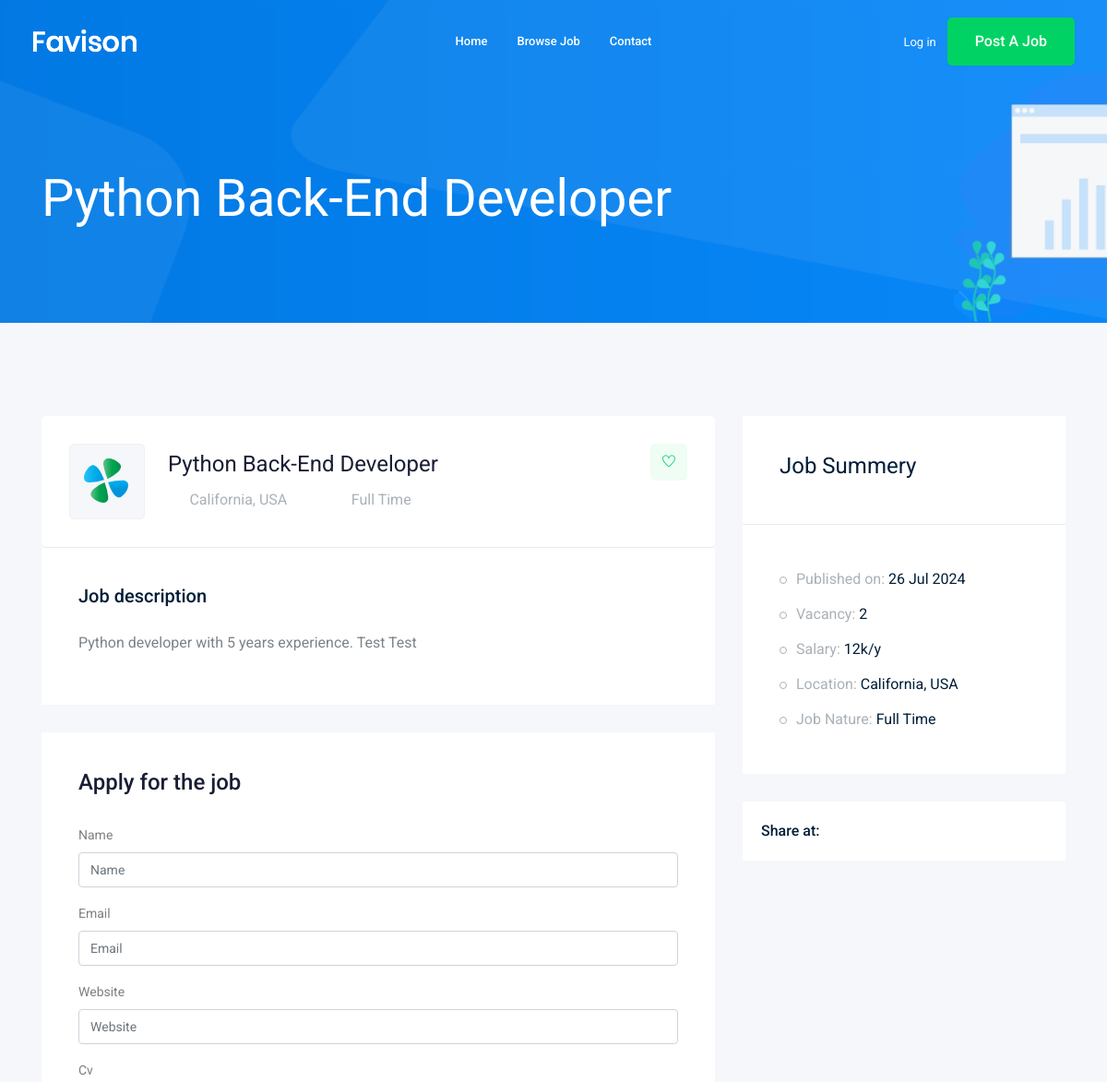
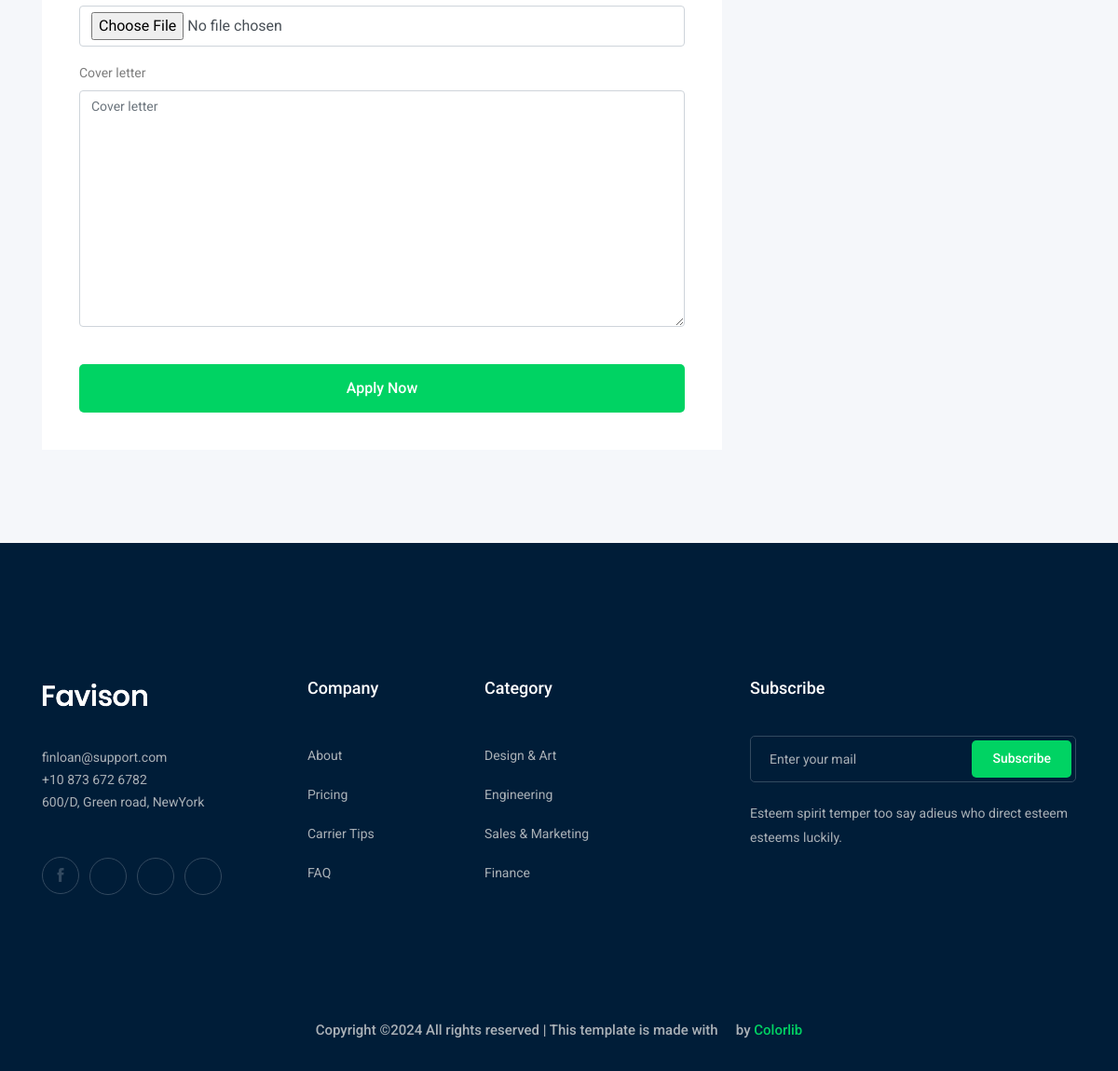
The app's page /jobs/python-back-end-developer with its own data (2 pictures, top to bottom).
### job/models.py (models this page shows, shortened)
class Job(models.Model): # Table
  owner = models.ForeignKey(User, related_name='job_owner', on_delete=models.CASCADE)
  title = models.CharField(max_length=100)  # The title of the job posting
  job_type = models.CharField(max_length=15, choices=JOB_TYPE)  # Full Time or Part Time
  description = models.TextField(max_length=1000)  # Detailed job description
  published_at = models.DateTimeField(auto_now=True)  # Automatically set when the job is created/updated
  vacancy = models.IntegerField(default=1)  # Number of open positions, default is 1
  salary = models.IntegerField(default=0)  # Annual salary in USD, 0 means 'not specified'
  experience = models.IntegerField(default=1)  # Required years of experience
  category = models.ForeignKey('Category', on_delete=models.CASCADE)
  image = models.ImageField(upload_to=image_upload)
  slug = models.SlugField(blank=True, null=True, unique=True)
  def __str__(self) -> str:
    return self.title

### job/views.py (the view)
# urls.py: path('<str:slug>', views.job_detail, name='job_detail'), #return the job with its id
def job_detail(request, slug):
    job_detail = Job.objects.get(slug=slug)
    if request.method == 'POST':
        form = ApplyForm(request.POST, request.FILES)
        if form.is_valid():
            my_form = form.save(commit=False)
            my_form.job = job_detail
            my_form.save()
    else:
        form = ApplyForm()
    context = {'job': job_detail, 'form':form}
    return render(request, 'job/job_detail.html', context)

### job/form.py
class ApplyForm(forms.ModelForm):
  class Meta:
    model = Apply
    fields = ['name', 'email', 'website', 'cv', 'cover_letter']

### job/templates/job/job_detail.html (shortened to what this page needs)
{% extends 'base.html' %}
{% load bootstrap4 %}
{% block body %}
    <div class="bradcam_area bradcam_bg_1">
        <div class="container">
            <div class="row">
                <div class="col-xl-12">
                    <div class="bradcam_text">
                        <h3>{{job}}</h3>
                    </div>
                </div>
            </div>
        </div>
    </div>
    <div class="job_details_area">
        <div class="container">
            <div class="row">
                <div class="col-lg-8">
                    <div class="job_details_header">
                        <div class="single_jobs white-bg d-flex justify-content-between">
                            <div class="jobs_left d-flex align-items-center">
                                <div class="thumb">
                                    <img src="img/svg_icon/1.svg" alt="">
                                </div>
                                <div class="jobs_conetent">
                                    <a href="#"><h4>{{job}}</h4></a>
                                    <div class="links_locat d-flex align-items-center">
                                        <div class="location">
                                            <p> <i class="fa fa-map-marker"></i> California, USA</p>
                                        </div>
                                        <div class="location">
                                            <p> <i class="fa fa-clock-o"></i>{{job.job_type}}</p>
                                        </div>
                                    </div>
                                </div>
                            </div>
                            <div class="jobs_right">
                                <div class="apply_now">
                                    <a class="heart_mark" href="#"> <i class="ti-heart"></i> </a>
                                </div>
                            </div>
                        </div>
                    </div>
                    <div class="descript_wrap white-bg">
                        <div class="single_wrap">
                            <h4>Job description</h4>
                            <p>{{job.description}}</p>
                        </div>
                    </div>
                    <div class="apply_job_form white-bg">
                        <h4>Apply for the job</h4>
                        <form method="post" enctype="multipart/form-data">
                            {% bootstrap_form form %}
                            {% buttons %}
                                <br>
                                <button class="boxed-btn3 w-100" type="submit">Apply Now</button>
                            {% endbuttons %}
                        </form>
                    </div>
                </div>
                <div class="col-lg-4">
                    <div class="job_sumary">
                        <div class="summery_header">
                            <h3>Job Summery</h3>
                        </div>
                        <div class="job_content">
                            <ul>
                                <li>Published on: <span>{{job.published_at|date:'d M o'}}</span></li>
                                <li>Vacancy: <span>{{job.vacancy}}</span></li>
                                <li>Salary: <span>{{job.salary}}k/y</span></li>
                                <li>Location: <span>California, USA</span></li>
                                <li>Job Nature: <span>{{job.job_type}}</span></li>
                            </ul>
                        </div>
                    </div>
                    <div class="share_wrap d-flex">
                        <span>Share at:</span>
                        <ul>
                            <li><a href="#"> <i class="fa fa-facebook"></i></a> </li>
                            <li><a href="#"> <i class="fa fa-google-plus"></i></a> </li>
                            <li><a href="#"> <i class="fa fa-twitter"></i></a> </li>
                            <li><a href="#"> <i class="fa fa-envelope"></i></a> </li>
                        </ul>
                    </div>
                    <div class="job_location_wrap">
                        <div class="job_lok_inner">
                            <div id="map" style="height: 200px;"></div>
                          </div>
                    </div>
                </div>
            </div>
        </div>
    </div>
{% endblock %}

### records on screen
Job: title "Python Back-End Developer", job_type "Full Time", description "Python developer with 5 years experience. Test Test", published_at "26 Jul 2024", vacancy "2", salary "12"
